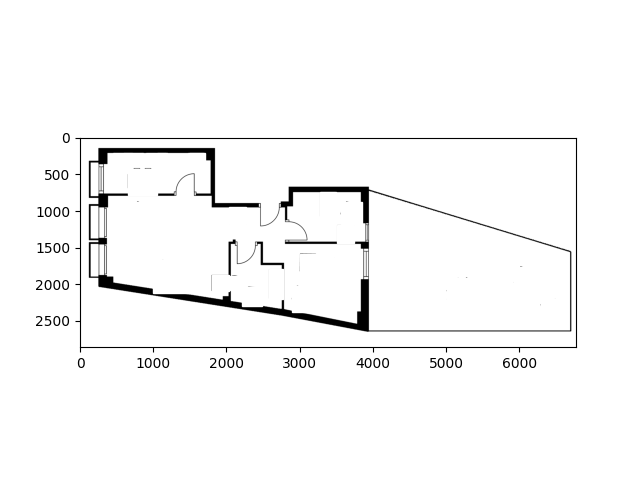

This figure's Python source:
from math import atan, cos, pi, sin, sqrt
from os import listdir
import matplotlib.pyplot as plt
from matplotlib.patches import Rectangle
from matplotlib.transforms import Affine2D

furniture_sizes = {}


# Read models folder
models_folder = 'floorplans16-models'
for filename in listdir(models_folder):
  if filename.endswith('.tiff'):
    print(filename)
    # Read image size
    furniture_sizes[filename[:-5]] = plt.imread(models_folder + '/' + filename).shape[:-1]

data_folder = 'floorplans16-01'
filenames = [filename[:-5] for filename in listdir(data_folder) if filename.endswith('.tiff')]
for filename in filenames:
  # Read xml file
  xml_filename = 'floorplans16-01/' + filename + '.xml'
  img_filename = 'floorplans16-01/' + filename + '.tiff'

  # Open image file and display with matplotlib
  img = plt.imread(img_filename)

  # Prevent tiff file from looking yellow
  plt.rcParams['image.cmap'] = 'gray'
  plt.imshow(img)

  with open(xml_filename, 'r') as f:
      xml_file = f.read()

      # Parse xml
      from xml.etree import ElementTree
      tree = ElementTree.fromstring(xml_file)

      # Get children of 'ov' element
      for o in tree.find('ov'):
        symbol = o[0]

        # print(symbol)

        # Get label, x0, y0, x1, y1, direction attributes
        label = symbol.attrib['label']
        x0 = float(symbol.attrib['x0'])
        y0 = float(symbol.attrib['y0'])
        x1 = float(symbol.attrib['x1'])
        y1 = float(symbol.attrib['y1'])
        direction = float(symbol.attrib['direction']) % 90
        resize = float(symbol.attrib['resize'])

        # Draw rectangle, but exclude doors and windows (labels that start with 'door' or 'window')
        if not label.startswith('door') and not label.startswith('window'):
          
          old_x = (x1-x0)/2
          old_y = (y1-y0)/2
          # Convert to length and angle
          length = sqrt(old_x**2 + old_y**2)
          angle = atan(old_y/old_x)
          
          new_angle = angle + direction * pi / 180

          new_x = length * cos(new_angle)
          new_y = length * sin(new_angle)

          dx = new_x - old_x
          dy = new_y - old_y

          size = furniture_sizes[label]

          red_rect = Rectangle((x0 - dx, y0 - dy), x1 - x0, y1 - y0, fill=False, color='red', angle=direction)
          white_rect = Rectangle((x0 - dx, y0 - dy), x1 - x0, y1 - y0, fill=True, color='white', angle=direction)
          
          plt.gca().add_patch(white_rect)

  # Save resultant image
  plt.savefig('dataset/%s.tiff' % filename)

    
